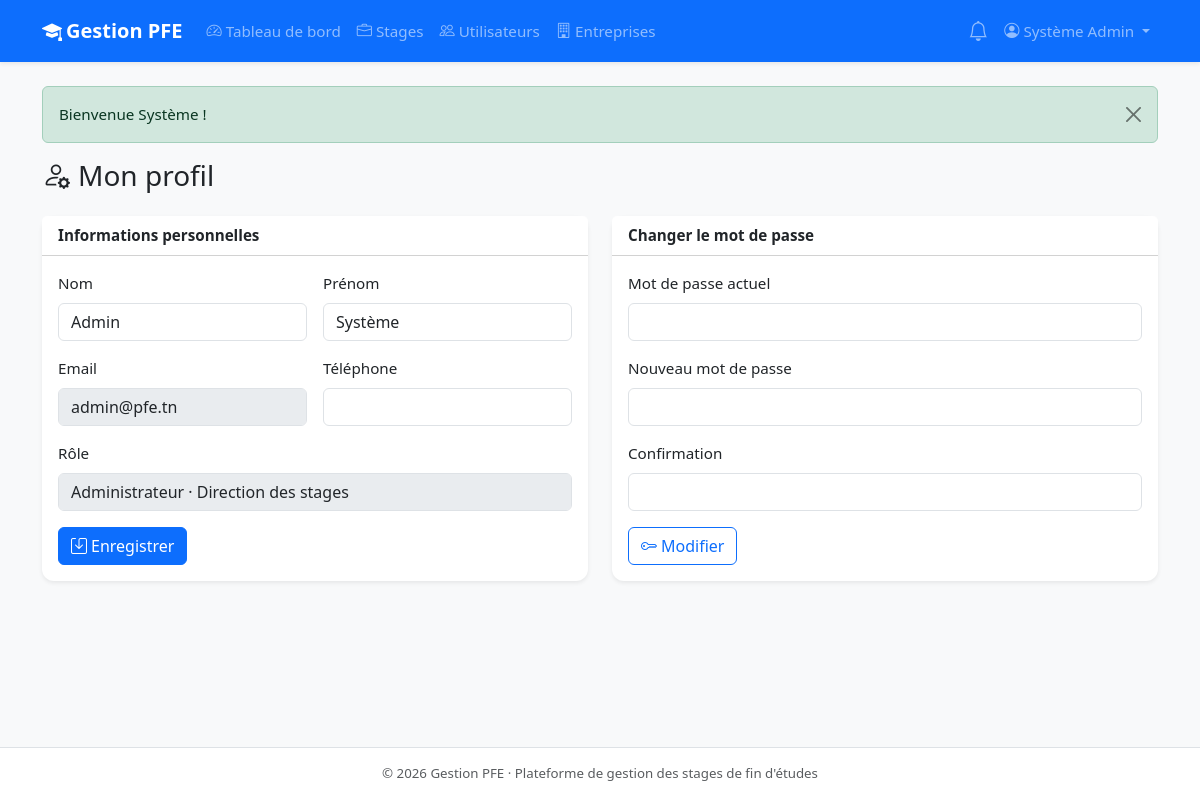
Page /profil.php (signed in) on the committed database.
### tables this page shows
CREATE TABLE utilisateurs (
    id            INT UNSIGNED AUTO_INCREMENT PRIMARY KEY,
    nom           VARCHAR(100) NOT NULL,
    prenom        VARCHAR(100) NOT NULL,
    email         VARCHAR(150) NOT NULL UNIQUE,
    mot_de_passe  VARCHAR(255) NOT NULL,
    role          ENUM('etudiant','encadrant','admin') NOT NULL DEFAULT 'etudiant',
    telephone     VARCHAR(30)  NULL,
    filiere       VARCHAR(100) NULL,       
    departement   VARCHAR(100) NULL,       
    actif         TINYINT(1)   NOT NULL DEFAULT 1,
    created_at    DATETIME     NOT NULL DEFAULT CURRENT_TIMESTAMP
);

### includes/functions.php (called while the page is built, shortened)
<?php
require_once __DIR__ . '/../config/database.php';
function e($value): string
{
    return htmlspecialchars((string) ($value ?? ''), ENT_QUOTES, 'UTF-8');
}
function url(string $path = ''): string
{
    return BASE_URL . '/' . ltrim($path, '/');
}
function get_flashes(): array
{
    $messages = $_SESSION['flash'] ?? [];
    return $messages;
}
function current_user(): ?array
{
    return $_SESSION['user'] ?? null;
}
function home_for_role(string $role): string
{
    switch ($role) {
        case 'admin':     return 'admin/dashboard.php';
    }
}
function role_label(string $role): string
{
    return ['etudiant' => 'Étudiant', 'encadrant' => 'Encadrant', 'admin' => 'Administrateur'][$role] ?? $role;
}

### config/database.php (called while the page is built, shortened)
<?php
function db(): PDO
{
    static $pdo = null;
    if ($pdo === null) {
        $dsn = 'mysql:host=' . DB_HOST . ';port=' . DB_PORT . ';dbname=' . DB_NAME . ';charset=utf8mb4';
        try {
            $pdo = new PDO($dsn, DB_USER, DB_PASS, [
                PDO::ATTR_ERRMODE            => PDO::ERRMODE_EXCEPTION,
                PDO::ATTR_DEFAULT_FETCH_MODE => PDO::FETCH_ASSOC,
                PDO::ATTR_EMULATE_PREPARES   => false,
            ]);
        } catch (PDOException $e) {
            http_response_code(500);
            die('<div style="font-family:sans-serif;padding:2rem">'
                . '<h3>Connexion à la base de données impossible</h3>'
                . '<p>Vérifiez que MySQL est démarré dans Laragon et que la base <b>' . DB_NAME
                . '</b> a été importée depuis <code>database/gestion_pfe.sql</code>.</p>'
                . '<small>' . htmlspecialchars($e->getMessage()) . '</small></div>');
        }
    }
    return $pdo;
}

### profil.php (the view, shortened to what this page needs)
<?php
require_once __DIR__ . '/includes/functions.php';
$user = require_login();
$stmt = db()->prepare('SELECT * FROM utilisateurs WHERE id = ?');
$stmt->execute([$user['id']]);
$account = $stmt->fetch();
require __DIR__ . '/includes/header.php';
?>
<h1 class="h3 mb-4"><i class="bi bi-person-gear me-2"></i>Mon profil</h1>
<div class="row g-4">
    <div class="col-lg-6">
        <div class="card shadow-sm border-0">
            <div class="card-header bg-white fw-semibold">Informations personnelles</div>
            <div class="card-body">
                <form method="post">
                    <div class="row g-3">
                        <div class="col-md-6">
                            <label class="form-label">Nom</label>
                            <input type="text" name="nom" class="form-control" value="<?= e($account['nom']) ?>" required>
                        </div>
                        <div class="col-md-6">
                            <label class="form-label">Prénom</label>
                            <input type="text" name="prenom" class="form-control" value="<?= e($account['prenom']) ?>" required>
                        </div>
                        <div class="col-md-6">
                            <label class="form-label">Email</label>
                            <input type="email" class="form-control" value="<?= e($account['email']) ?>" disabled>
                        </div>
                        <div class="col-md-6">
                            <label class="form-label">Téléphone</label>
                            <input type="text" name="telephone" class="form-control" value="<?= e($account['telephone']) ?>">
                        </div>
                        <div class="col-12">
                            <label class="form-label">Rôle</label>
                            <input type="text" class="form-control" value="<?= e(role_label($account['role'])) ?><?= $account['filiere'] ? ' · ' . e($account['filiere']) : '' ?><?= $account['departement'] ? ' · ' . e($account['departement']) : '' ?>" disabled>
                        </div>
                    </div>
                    <button class="btn btn-primary mt-3"><i class="bi bi-save me-1"></i>Enregistrer</button>
                </form>
            </div>
        </div>
    </div>
    <div class="col-lg-6">
        <div class="card shadow-sm border-0">
            <div class="card-header bg-white fw-semibold">Changer le mot de passe</div>
            <div class="card-body">
                <form method="post">
                    <div class="mb-3">
                        <label class="form-label">Mot de passe actuel</label>
                        <input type="password" name="actuel" class="form-control" required>
                    </div>
                    <div class="mb-3">
                        <label class="form-label">Nouveau mot de passe</label>
                        <input type="password" name="nouveau" class="form-control" minlength="8" required>
                    </div>
                    <div class="mb-3">
                        <label class="form-label">Confirmation</label>
                        <input type="password" name="confirmation" class="form-control" minlength="8" required>
                    </div>
                    <button class="btn btn-outline-primary"><i class="bi bi-key me-1"></i>Modifier</button>
                </form>
            </div>
        </div>
    </div>
</div>
<?php require __DIR__ . '/includes/footer.php'; ?>

### includes/header.php (shortened to what this page needs)
<?php
require_once __DIR__ . '/functions.php';
$user = current_user();
$activeMenu = $activeMenu ?? '';
$menus = [
    'etudiant' => [
        'dashboard' => ['etudiant/dashboard.php', 'speedometer2', 'Tableau de bord'],
        'stage'     => ['etudiant/stage_form.php', 'plus-circle', 'Nouveau stage'],
    ],
    'encadrant' => [
        'dashboard' => ['encadrant/dashboard.php', 'speedometer2', 'Tableau de bord'],
        'stages'    => ['encadrant/stages.php', 'list-check', 'Mes étudiants'],
    ],
    'admin' => [
        'dashboard'   => ['admin/dashboard.php', 'speedometer2', 'Tableau de bord'],
        'stages'      => ['admin/stages.php', 'briefcase', 'Stages'],
        'users'       => ['admin/users.php', 'people', 'Utilisateurs'],
        'entreprises' => ['admin/entreprises.php', 'building', 'Entreprises'],
    ],
];
?>
<!DOCTYPE html>
<html lang="fr">
<head>
    <link href="https://cdn.jsdelivr.net/npm/bootstrap@5.3.3/dist/css/bootstrap.min.css" rel="stylesheet">
    <link href="https://cdn.jsdelivr.net/npm/bootstrap-icons@1.11.3/font/bootstrap-icons.min.css" rel="stylesheet">
    <link href="<?= url('assets/css/style.css') ?>" rel="stylesheet">
</head>
<body class="bg-body-tertiary d-flex flex-column min-vh-100">
<?php if ($user): ?>
<nav class="navbar navbar-expand-lg navbar-dark bg-primary shadow-sm">
    <div class="container">
        <a class="navbar-brand fw-semibold" href="<?= url(home_for_role($user['role'])) ?>">
            <i class="bi bi-mortarboard-fill me-1"></i><?= e(APP_NAME) ?>
        </a>
        <div class="collapse navbar-collapse" id="mainNav">
            <ul class="navbar-nav me-auto">
                <?php foreach ($menus[$user['role']] as $key => [$href, $icon, $label]): ?>
                    <li class="nav-item">
                        <a class="nav-link <?= $activeMenu === $key ? 'active fw-semibold' : '' ?>" href="<?= url($href) ?>">
                            <i class="bi bi-<?= $icon ?> me-1"></i><?= e($label) ?>
                        </a>
                    </li>
                <?php endforeach; ?>
            </ul>
            <ul class="navbar-nav align-items-lg-center">
                <li class="nav-item dropdown">
                    <a class="nav-link position-relative" href="#" data-bs-toggle="dropdown" title="Notifications">
                        <i class="bi bi-bell fs-5"></i>
                    </a>
                </li>
                <li class="nav-item dropdown">
                    <a class="nav-link dropdown-toggle" href="#" data-bs-toggle="dropdown">
                        <i class="bi bi-person-circle me-1"></i><?= e($user['prenom'] . ' ' . $user['nom']) ?>
                    </a>
                </li>
            </ul>
        </div>
    </div>
</nav>
<?php endif; ?>
<main class="container py-4 flex-grow-1">
    <?php foreach (get_flashes() as $f): ?>
        <div class="alert alert-<?= e($f['type']) ?> alert-dismissible fade show" role="alert">
            <?= e($f['message']) ?>
            <button type="button" class="btn-close" data-bs-dismiss="alert"></button>
        </div>
    <?php endforeach; ?>

### assets/css/style.css (style rules this page uses)
body { font-size: .95rem; }
.card { border-radius: .75rem; }

### rows in the picture
utilisateurs: prenom+nom "Système Admin", nom "Admin", prenom "Système", email "admin@pfe.tn", role+filiere+departement "Administrateur · Direction des stages"

### other values in the picture
APP_NAME "Gestion PFE"
$label "Tableau de bord"
$label "Stages"
$label "Utilisateurs"
$label "Entreprises"
$f['message'] "Bienvenue Système !"
